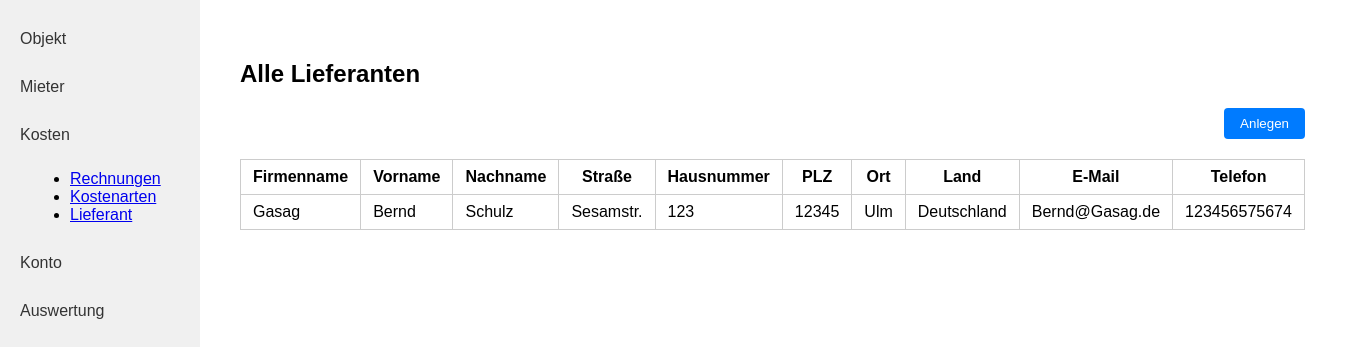
Page /lieferanten/ on the earlier database version.
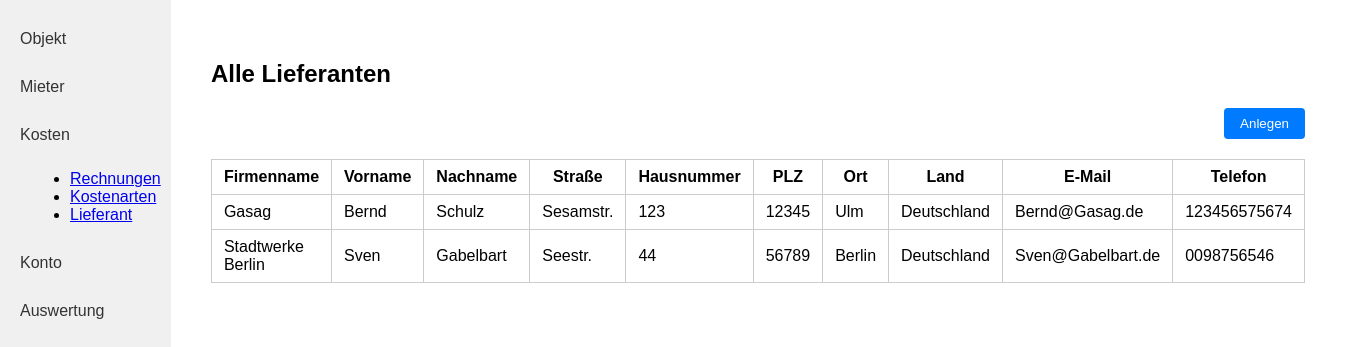
Same page on the later database version.
### kostenpruefung_mietobjekte_app/models.py (models this page shows, shortened)
class Lieferant(models.Model):
    created_by = models.ForeignKey(User, on_delete=models.CASCADE, related_name="lieferanten_created", null=True, blank=True)
    firmenname = models.CharField(max_length=255)
    vorname = models.CharField(max_length=255)
    nachname = models.CharField(max_length=255)
    strasse = models.CharField(max_length=255)
    hausnummer = models.CharField(max_length=10)
    plz = models.CharField(max_length=10) # 2 - 10 characters (numbers and letters)
    ort = models.CharField(max_length=100)
    land = models.CharField(max_length=100)
    e_mail = models.EmailField()
    telefon = models.CharField(max_length=100)

### kostenpruefung_mietobjekte_app/views.py (the view)
# urls.py: path('lieferanten/', lieferanten, name='lieferanten'),
def lieferanten(request):
    lieferanten = Lieferant.objects.all()
    return render(request, 'kostenpruefung_mietobjekte_app/lieferant.html', {'lieferanten': lieferanten})

### kostenpruefung_mietobjekte_app/templates/kostenpruefung_mietobjekte_app/lieferant.html (shortened to what this page needs)
{% load static %}
<!DOCTYPE html>
<html lang="de">
<head>
    <link rel="stylesheet" href="{% static 'kostenpruefung_mietobjekte_app/style.css' %}">
</head>
<body>
<div class="flex-container">
    <nav class="sidebar">
        <a class="sidebar-link" href="{% url 'objekt_index' %}">Objekt</a>
        <a class="sidebar-link" href="{% url 'mieter' %}">Mieter</a>
        <a class="sidebar-link" href="#">Kosten</a>
        <ul style="list-style-type: disc; margin-left: 30px; margin-bottom: 20px;">
            <li><a href="{% url 'rechnungen' %}">Rechnungen</a></li>
            <li><a href="{% url 'kostenarten' %}">Kostenarten</a></li>
            <li><a href="{% url 'lieferanten' %}">Lieferant</a></li>
        </ul>
        <a class="sidebar-link" href="{% url 'konto' %}">Konto</a>
        <a class="sidebar-link" href="#">Auswertung</a>
    </nav>
    <div class="main-content">
        <h2>Alle Lieferanten</h2>
        <form action="{% url 'lieferant_create' %}" method="get" style="margin-bottom: 16px;">
            <button class="action-btn" type="submit">Anlegen</button>
        </form>
        <table class="object-table">
            <tr>
                <th>Firmenname</th>
                <th>Vorname</th>
                <th>Nachname</th>
                <th>Straße</th>
                <th>Hausnummer</th>
                <th>PLZ</th>
                <th>Ort</th>
                <th>Land</th>
                <th>E-Mail</th>
                <th>Telefon</th>
            </tr>
            {% for l in lieferanten %}
            <tr>
                <td>{{ l.firmenname }}</td>
                <td>{{ l.vorname }}</td>
                <td>{{ l.nachname }}</td>
                <td>{{ l.strasse }}</td>
                <td>{{ l.hausnummer }}</td>
                <td>{{ l.plz }}</td>
                <td>{{ l.ort }}</td>
                <td>{{ l.land }}</td>
                <td>{{ l.e_mail }}</td>
                <td>{{ l.telefon }}</td>
            </tr>
            {% empty %}
            <tr>
                <td colspan="10">Keine Lieferanten vorhanden.</td>
            </tr>
            {% endfor %}
        </table>
    </div>
</div>
</body>
</html>

### kostenpruefung_mietobjekte_app/static/kostenpruefung_mietobjekte_app/style.css (style rules this page uses)
body { margin: 0; font-family: Arial, sans-serif; }
.flex-container { display: flex; }
.sidebar { width: 200px; background: #f0f0f0; height: 100vh; padding: 20px 0; }
.sidebar-link { display: block; padding: 10px 20px; color: #333; text-decoration: none; margin-bottom: 10px; }
.main-content { flex: 1; padding: 40px; }
.object-table { width: 100%; border-collapse: collapse; }
.object-table th, .object-table td { border: 1px solid #ccc; padding: 8px 12px; }
.action-btn { float: right; padding: 8px 16px; background: #007bff; color: #fff; border: none; border-radius: 4px; cursor: pointer; margin-bottom: 20px; }

Differences in the rows shown:
added Lieferant: firmenname "Stadtwerke Berlin", vorname "Sven", nachname "Gabelbart", strasse "Seestr.", hausnummer "44", plz "56789", ort "Berlin", land "Deutschland", e_mail "Sven@Gabelbart.de", telefon "0098756546"
